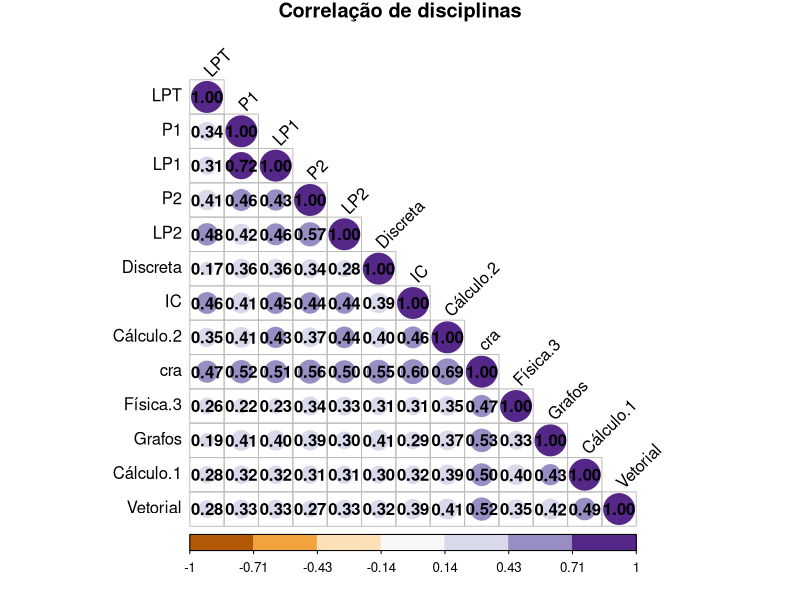

This figure's R source: (Note: this script raises an error after producing the figure.)
## ---- chunk 1
knitr::opts_chunk$set(echo = TRUE)
library(caret)
library(corrplot)
library(RColorBrewer)
## ---- chunk 2
dados_treino = read.csv("p1p2.graduados_treino.csv")
dados_validacao = read.csv("p1p2.graduados_validacao.csv")
dados_teste = read.csv("test.csv")

colnames(dados_teste) = c("matricula", "Cálculo.1", "Vetorial", "LPT", "P1", "LP1", "IC", "Cálculo.2", "Discreta", "P2", "LP2", "Grafos", "Física.3")

dados_treino = dados_treino[,2:15]
dados_validacao = dados_validacao[,2:15]

head(dados_treino)
## ---- chunk 3
for(i in 1:nrow(dados_treino)){
  for(j in 1:ncol(dados_treino)){
    if(is.na(dados_treino[i,j])){
      dados_treino[i, j] = dados_treino$cra[i]
    }
    if(i <= nrow(dados_validacao)){
      if(is.na(dados_validacao[i,j])){
        dados_validacao[i, j] = dados_validacao$cra[i]
      }
    }
  }
}

head(dados_treino)
## ---- chunk 4
M = cor(na.omit(dados_treino[,2:14]))

corrplot(M, type = "lower", title = "Correlação de disciplinas",  order="hclust", col=brewer.pal(n=7, name="PuOr"), addCoef.col = "black", tl.col="black", tl.srt=45, mar=c(0,0,1,0) )
## ---- chunk 5
set.seed(825)
fitControl <- trainControl(method = "cv",
                           number = 10)

lambdaGrid <- expand.grid(lambda = 10^seq(10, -2, length=100))

ridge <- train(cra~., data = dados_treino[,2:14],
               method='ridge',
               trControl = fitControl,
                tuneGrid = lambdaGrid,
               preProcess=c('center', 'scale')
)
## ---- chunk 6
ridge
plot(ridge)
## ---- chunk 7
ridge.pred <- predict(ridge, dados_validacao[,2:14])

ridge.pred <- data.frame(pred = ridge.pred, obs = dados_validacao$cra)

ggplot(ridge.pred, aes(x = pred, y = obs)) + geom_point(alpha = 0.5, position = position_jitter(width=0.2)) + geom_abline(colour = "darkred") + ggtitle("Previsão x Observado (validação)")
## ---- chunk 8
round(defaultSummary(ridge.pred), digits = 3)
## ---- chunk 9
lasso <- train(cra~., data = dados_treino[,2:14],
               method='lasso',
                tuneLength = 10,
               preProcess=c('center', 'scale')
)
## ---- chunk 10
plot(lasso)
lasso
## ---- chunk 11
lasso.pred <- predict(lasso, dados_validacao[,2:14])

lasso.pred <- data.frame(pred = lasso.pred, obs = dados_validacao$cra)

ggplot(lasso.pred, aes(x = pred, y = obs)) + geom_point(alpha = 0.5, position = position_jitter(width=0.2)) + geom_abline(colour = "darkred") + ggtitle("Previsão x Observado (validação)")
## ---- chunk 12
round(defaultSummary(lasso.pred), digits = 3)
## ---- chunk 13
compare <- ridge.pred
compare$model <- "Ridge"
lasso.pred$model <- "Lasso"

compare <- rbind(compare, lasso.pred)

ggplot(compare, aes(x = pred, y = obs)) + 
  geom_point(alpha = 0.5, position = position_jitter(width=0.2)) + 
  facet_grid(. ~ model) + 
  geom_abline() +
  ggtitle("Observado x Previsão (validação)")
## ---- chunk 14
round(defaultSummary(ridge.pred), digits = 3)
round(defaultSummary(lasso.pred), digits = 3)
## ---- chunk 15
plot(varImp(lasso))
varImp(lasso)
## ---- chunk 16
lasso <- train(cra~., data = dados_validacao[,2:14],
               method='lasso',
                tuneLength = 10,
               preProcess=c('center', 'scale'))
## ---- chunk 17
plot(lasso)
lasso
## ---- chunk 18
lasso.pred <- predict(lasso, dados_validacao[,2:14])

lasso.pred <- data.frame(pred = lasso.pred, obs = dados_validacao$cra)

ggplot(lasso.pred, aes(x = pred, y = obs)) + geom_point(alpha = 0.5, position = position_jitter(width=0.2)) + geom_abline(colour = "darkred") + ggtitle("Previsão x Observado (validação)")
## ---- chunk 19
round(defaultSummary(lasso.pred), digits = 3)
## ---- chunk 20
dados_treino = read.csv("p1p2.graduados_treino.csv")
dados_validacao = read.csv("p1p2.graduados_validacao.csv")

dados_treino = dados_treino[,2:15]
dados_validacao = dados_validacao[,2:15]

for(i in 1:nrow(dados_treino)){
  for(j in 1:ncol(dados_treino)){
    if(is.na(dados_treino[i,j])){
      dados_treino[i, j] = rowMeans(dados_treino[i,2:13], na.rm = T)
    }
    if(i <= nrow(dados_validacao)){
      if(is.na(dados_validacao[i,j])){
        dados_validacao[i, j] = rowMeans(dados_treino[i,2:13], na.rm = T)
      }
    }
  }
}
## ---- chunk 21
lasso <- train(cra~., data = dados_treino[,2:14],
               method='lasso',
                tuneLength = 10,
               preProcess=c('center', 'scale'))
## ---- chunk 22
plot(lasso)
lasso
## ---- chunk 23
lasso.pred <- predict(lasso, dados_validacao[,2:14])

lasso.pred <- data.frame(pred = lasso.pred, obs = dados_validacao$cra)

ggplot(lasso.pred, aes(x = pred, y = obs)) + geom_point(alpha = 0.5, position = position_jitter(width=0.2)) + geom_abline(colour = "darkred") + ggtitle("Previsão x Observado (validação)")
## ---- chunk 24
plot(varImp(lasso))
varImp(lasso)
## ---- chunk 25
round(defaultSummary(lasso.pred), digits = 3)
## ---- chunk 26
head(dados_teste)
dados_teste$cra = NA
dados_teste$cra = predict(lasso, dados_teste)
dados_teste = dados_teste[,c("matricula","cra")]
head(dados_teste)
